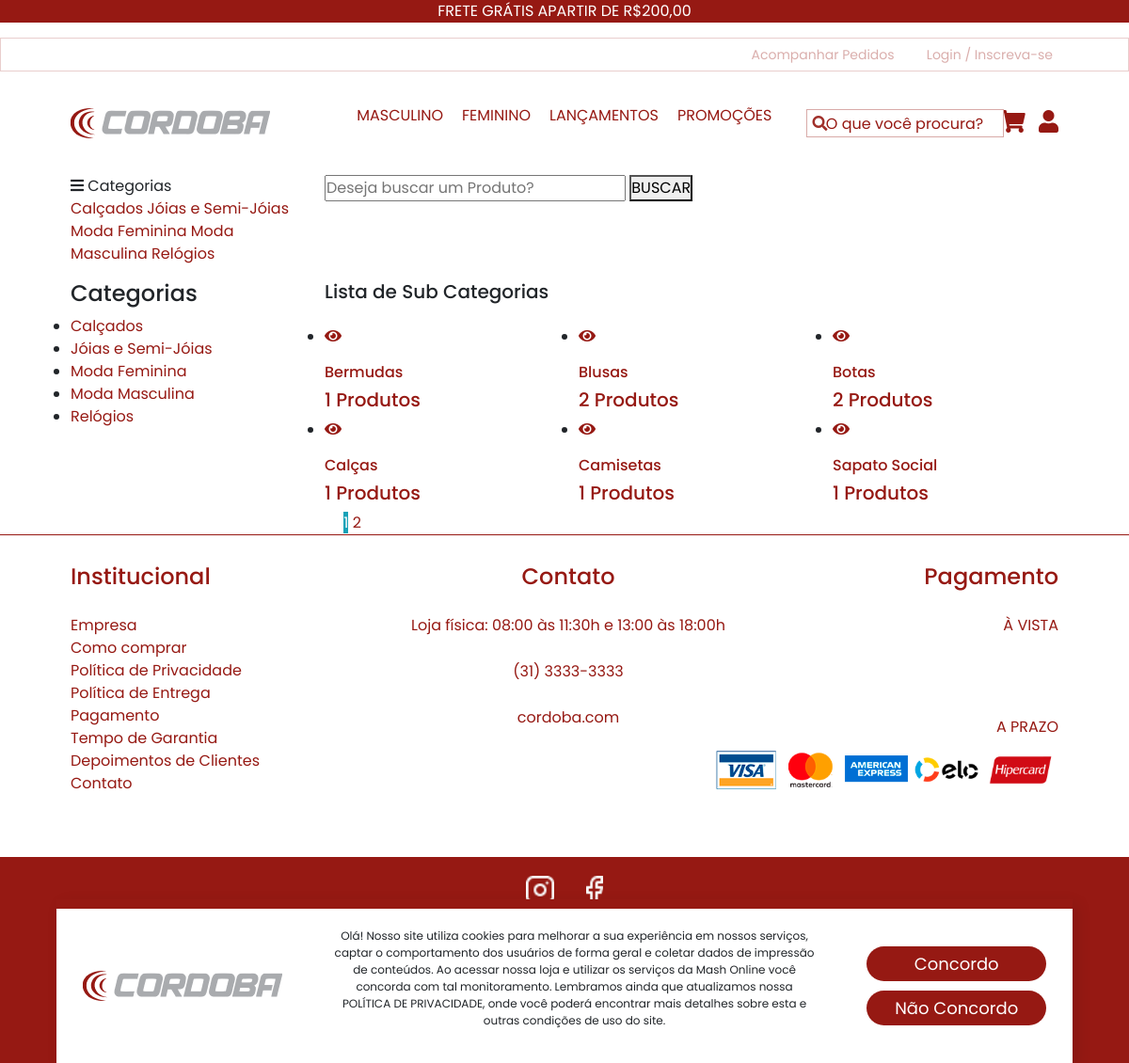
Screenshot of /sub-categorias.php with the database file from the repository.
### tables this page shows
CREATE TABLE `categorias` (
  `id` int(11) NOT NULL AUTO_INCREMENT,
  `nome` varchar(50) NOT NULL,
  `nome_url` varchar(50) NOT NULL,
  `imagem` varchar(100) NOT NULL,
  PRIMARY KEY (`id`)
);

CREATE TABLE `sub_categorias` (
  `id` int(11) NOT NULL AUTO_INCREMENT,
  `nome` varchar(50) NOT NULL,
  `nome_url` varchar(50) NOT NULL,
  `imagem` varchar(100) NOT NULL,
  `id_categoria` int(11) NOT NULL,
  PRIMARY KEY (`id`)
);

### config.php (called while the page is built, shortened)
<?php
$itens_por_pagina = 6;
 ?>

### sub-categorias.php (the view, shortened to what this page needs)
<?php
require_once("cabecalho.php");
?>
<?php
require_once("cabecalho-busca.php");
?>
<?php
if(@$_GET['pagina'] != null){
    $pag = $_GET['pagina'];
}else{
    $pag = 0;
}
$limite = $pag * @$itens_por_pagina;
$pagina = $pag;
$nome_pag = 'sub-categorias.php';
 ?>
<?php
$categoria_get = @$_GET['nome'];
$query = $pdo->query("SELECT * FROM categorias where nome_url = '$categoria_get' ");
$res = $query->fetchAll(PDO::FETCH_ASSOC);
$id_categoria = @$res[0]['id'];
 ?>
<section class="product spad">
    <div class="container">
        <div class="row">
            <div class="col-lg-3 col-md-5">
                <div class="sidebar">
                    <div class="sidebar__item">
                        <h4>Categorias</h4>
                        <ul>
                            <?php
                            $query = $pdo->query("SELECT * FROM categorias order by nome asc ");
                            $res = $query->fetchAll(PDO::FETCH_ASSOC);
                            for ($i=0; $i < count($res); $i++) {
                              $nome = $res[$i]['nome'];
                              $nome_url = $res[$i]['nome_url'];
                              ?>
                              <li><a href="sub-categoria-de-<?php echo $nome_url ?>"><?php echo $nome ?></a></li>
                          <?php } ?>
                      </ul>
                  </div>
              </div>
          </div>
          <div class="col-lg-9 col-md-7">
<h5>Lista de Sub Categorias</h5>
            <div class="row mt-4">
               <?php
               if($categoria_get != "") {
               	$query = $pdo->query("SELECT * FROM sub_categorias where id_categoria = '$id_categoria' order by nome asc");
               }else{
               	 $query = $pdo->query("SELECT * FROM sub_categorias order by nome asc LIMIT $limite, $itens_por_pagina");
               }
               $res = $query->fetchAll(PDO::FETCH_ASSOC);
               for ($i=0; $i < count($res); $i++) {
                  $nome = $res[$i]['nome'];
                  $imagem = $res[$i]['imagem'];
                  $nome_url = $res[$i]['nome_url'];
                  $id = $res[$i]['id'];
                  $query2 = $pdo->query("SELECT * FROM produtos where sub_categoria = '$id' ");
                  $res2 = $query2->fetchAll(PDO::FETCH_ASSOC);
                  $total_itens = @count($res2);
                  $query3 = $pdo->query("SELECT * FROM sub_categorias ");
                  $res3 = $query3->fetchAll(PDO::FETCH_ASSOC);
                  $num_total = @count($res3);
                  $num_paginas = ceil($num_total/$itens_por_pagina);
                  ?>
                  <div class="col-lg-4 col-md-6 col-sm-6">
                    <div class="product__item">
                        <div class="product__item__pic set-bg" data-setbg="img/sub-categorias/<?php echo $imagem ?>">
                            <ul class="product__item__pic__hover">
                                <li><a href="produtos-<?php echo $nome_url ?>"><i class="fa fa-eye"></i></a></li>
                            </ul>
                        </div>
                        <div class="product__item__text">
                            <a href="produtos-<?php echo $nome_url ?>"><h6><?php echo $nome ?></h6>
                                <h5><?php echo $total_itens ?> Produtos</h5></a>
                            </div>
                        </div>
                    </div>
                <?php } ?>
            </div>
            <?php if($categoria_get == "") { ?>
            <div class="product__pagination">
                <a href="<?php echo $nome_pag ?>?pagina=0"><i class="fa fa-long-arrow-left"></i></a>
                <?php
                    for($i = 0; $i < @$num_paginas; $i++){
                        $estilo = '';
                        if($pagina == $i){
                            $estilo = 'bg-info text-light';
                        }
                        if($pagina >= ($i - 2) && $pagina <= ($i + 2)){ ?>
                         <a href="<?php echo $nome_pag ?>?pagina=<?php echo $i ?>" class="<?php echo $estilo ?>"><?php echo $i + 1 ?></a>
                       <?php }
                    }
                 ?>
                <a href="<?php echo $nome_pag ?>?pagina=<?php echo $num_paginas - 1 ?>"><i class="fa fa-long-arrow-right"></i></a>
            </div>
        	<?php } ?>
        </div>
    </div>
</div>
</section>
<?php
require_once("rodape.php");
?>

### cabecalho-busca.php (shortened to what this page needs)
<?php
require_once("conexao.php");
 ?>
    <section class="hero hero-normal">
        <div class="container">
            <div class="row">
                <div class="col-lg-3">
                    <div class="hero__categories">
                        <div class="hero__categories__all">
                            <i class="fa fa-bars"></i>
                            <span>Categorias</span>
                        </div>
                        <ul>
                             <?php
                        $query = $pdo->query("SELECT * FROM categorias order by nome asc ");
                        $res = $query->fetchAll(PDO::FETCH_ASSOC);
                        for ($i=0; $i < count($res); $i++) {
                          $nome = $res[$i]['nome'];
                          $nome_url = $res[$i]['nome_url'];
                          ?>
                          <a href="sub-categoria-de-<?php echo $nome_url ?>"><?php echo $nome ?></a>
                          <?php } ?>
                        </ul>
                    </div>
                </div>
                <div class="col-lg-9">
                    <div class="hero__search">
                        <div class="hero__search__form">
                            <form action="lista-produtos.php" method="get">
                                <input name="txtBuscar" type="text" placeholder="Deseja buscar um Produto?">
                                <button type="submit" class="site-btn">BUSCAR</button>
                            </form>
                        </div>
                    </div>
                </div>
            </div>
        </div>
    </section>

### css/style.css (style rules this page uses)
:root { --dark-red: #961913; --cinza: rgba(196, 196, 196, 0.05); --cinza-medio: rgba(196, 196, 196, 0.12); --cinza-medio24: rgba(196, 196, 196, 0.24); --red : #ff2020; --grey : #dcdcdc; --white : #fff; --darkgrey : #333; --yellow : #ffd513; }
* { margin: 0; padding: 0; box-sizing: border-box; font-family: 'Poppins', sans-serif; }
a { color: var(--dark-red); text-decoration: none; }
body { height: 100%; }
.container { width: min(90%, 1200px); margin: 0 auto; }

### rows the page displays
categorias: nome "Calçados"
categorias: nome "Jóias e Semi-Jóias"
categorias: nome "Moda Feminina"
categorias: nome "Moda Masculina"
categorias: nome "Relógios"
sub_categorias: nome "Bermudas", total_itens "1"
sub_categorias: nome "Blusas", total_itens "2"
sub_categorias: nome "Botas", total_itens "2"
sub_categorias: nome "Calças", total_itens "1"
sub_categorias: nome "Camisetas", total_itens "1"
sub_categorias: nome "Sapato Social", total_itens "1"

### other values shown
$texto_destaque "FRETE GRÁTIS APARTIR DE R$200,00"
$telefone "(31) 3333-3333"
$email "cordoba.com"
